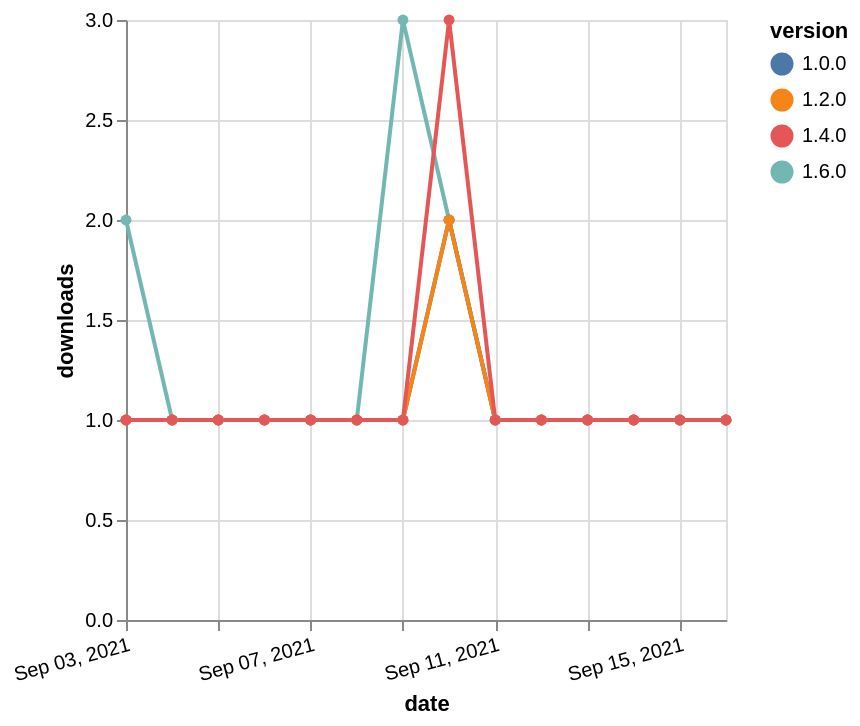

This figure's Vega-Lite source:
### Vega-Lite specification from a JSON file in a GitHub repository (floating-point values rounded to 4 significant figures)
{"$schema": "https://vega.github.io/schema/vega-lite/v5.json", "description": "A simple bar chart with embedded data.", "data": {"values": [{"date": "2021-09-03", "total": 124, "delta": 2, "version": "1.6.0"}, {"date": "2021-09-04", "total": 125, "delta": 1, "version": "1.6.0"}, {"date": "2021-09-05", "total": 126, "delta": 1, "version": "1.6.0"}, {"date": "2021-09-06", "total": 127, "delta": 1, "version": "1.6.0"}, {"date": "2021-09-07", "total": 128, "delta": 1, "version": "1.6.0"}, {"date": "2021-09-08", "total": 129, "delta": 1, "version": "1.6.0"}, {"date": "2021-09-09", "total": 132, "delta": 3, "version": "1.6.0"}, {"date": "2021-09-10", "total": 134, "delta": 2, "version": "1.6.0"}, {"date": "2021-09-11", "total": 135, "delta": 1, "version": "1.6.0"}, {"date": "2021-09-12", "total": 136, "delta": 1, "version": "1.6.0"}, {"date": "2021-09-13", "total": 137, "delta": 1, "version": "1.6.0"}, {"date": "2021-09-14", "total": 138, "delta": 1, "version": "1.6.0"}, {"date": "2021-09-15", "total": 139, "delta": 1, "version": "1.6.0"}, {"date": "2021-09-16", "total": 140, "delta": 1, "version": "1.6.0"}, {"date": "2021-09-03", "total": 198, "delta": 1, "version": "1.0.0"}, {"date": "2021-09-04", "total": 199, "delta": 1, "version": "1.0.0"}, {"date": "2021-09-05", "total": 200, "delta": 1, "version": "1.0.0"}, {"date": "2021-09-06", "total": 201, "delta": 1, "version": "1.0.0"}, {"date": "2021-09-07", "total": 202, "delta": 1, "version": "1.0.0"}, {"date": "2021-09-08", "total": 203, "delta": 1, "version": "1.0.0"}, {"date": "2021-09-09", "total": 204, "delta": 1, "version": "1.0.0"}, {"date": "2021-09-10", "total": 206, "delta": 2, "version": "1.0.0"}, {"date": "2021-09-11", "total": 207, "delta": 1, "version": "1.0.0"}, {"date": "2021-09-12", "total": 208, "delta": 1, "version": "1.0.0"}, {"date": "2021-09-13", "total": 209, "delta": 1, "version": "1.0.0"}, {"date": "2021-09-14", "total": 210, "delta": 1, "version": "1.0.0"}, {"date": "2021-09-15", "total": 211, "delta": 1, "version": "1.0.0"}, {"date": "2021-09-16", "total": 212, "delta": 1, "version": "1.0.0"}, {"date": "2021-09-03", "total": 174, "delta": 1, "version": "1.2.0"}, {"date": "2021-09-04", "total": 175, "delta": 1, "version": "1.2.0"}, {"date": "2021-09-05", "total": 176, "delta": 1, "version": "1.2.0"}, {"date": "2021-09-06", "total": 177, "delta": 1, "version": "1.2.0"}, {"date": "2021-09-07", "total": 178, "delta": 1, "version": "1.2.0"}, {"date": "2021-09-08", "total": 179, "delta": 1, "version": "1.2.0"}, {"date": "2021-09-09", "total": 180, "delta": 1, "version": "1.2.0"}, {"date": "2021-09-10", "total": 182, "delta": 2, "version": "1.2.0"}, {"date": "2021-09-11", "total": 183, "delta": 1, "version": "1.2.0"}, {"date": "2021-09-12", "total": 184, "delta": 1, "version": "1.2.0"}, {"date": "2021-09-13", "total": 185, "delta": 1, "version": "1.2.0"}, {"date": "2021-09-14", "total": 186, "delta": 1, "version": "1.2.0"}, {"date": "2021-09-15", "total": 187, "delta": 1, "version": "1.2.0"}, {"date": "2021-09-16", "total": 188, "delta": 1, "version": "1.2.0"}, {"date": "2021-09-03", "total": 198, "delta": 1, "version": "1.4.0"}, {"date": "2021-09-04", "total": 199, "delta": 1, "version": "1.4.0"}, {"date": "2021-09-05", "total": 200, "delta": 1, "version": "1.4.0"}, {"date": "2021-09-06", "total": 201, "delta": 1, "version": "1.4.0"}, {"date": "2021-09-07", "total": 202, "delta": 1, "version": "1.4.0"}, {"date": "2021-09-08", "total": 203, "delta": 1, "version": "1.4.0"}, {"date": "2021-09-09", "total": 204, "delta": 1, "version": "1.4.0"}, {"date": "2021-09-10", "total": 207, "delta": 3, "version": "1.4.0"}, {"date": "2021-09-11", "total": 208, "delta": 1, "version": "1.4.0"}, {"date": "2021-09-12", "total": 209, "delta": 1, "version": "1.4.0"}, {"date": "2021-09-13", "total": 210, "delta": 1, "version": "1.4.0"}, {"date": "2021-09-14", "total": 211, "delta": 1, "version": "1.4.0"}, {"date": "2021-09-15", "total": 212, "delta": 1, "version": "1.4.0"}, {"date": "2021-09-16", "total": 213, "delta": 1, "version": "1.4.0"}]}, "width": "container", "mark": {"type": "line", "point": {"filled": true}}, "encoding": {"x": {"field": "date", "type": "temporal", "timeUnit": "yearmonthdate", "title": "date", "axis": {"labelAngle": -15}}, "y": {"field": "delta", "type": "quantitative", "title": "downloads"}, "color": {"field": "version", "type": "nominal"}, "tooltip": {"field": "delta"}}}
